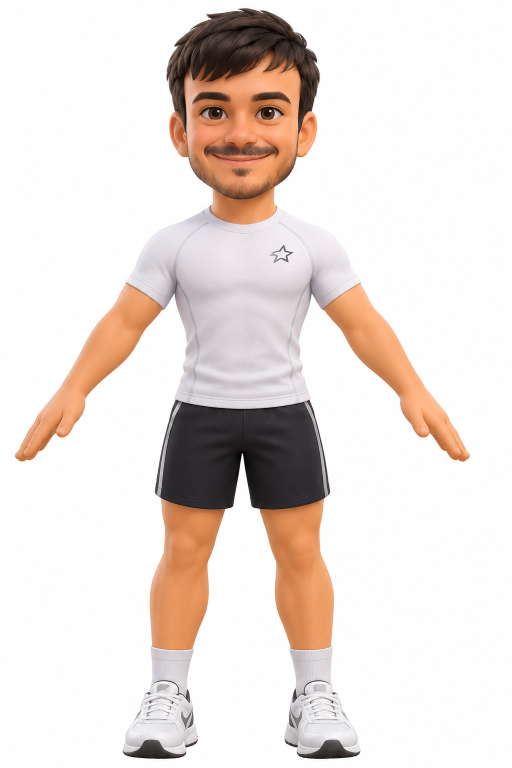
#> input picture personajes/reales/alber/concepto.png, 1024 x 1536 px, found by its file name (shown at 1/2 size)
$ python -i crear_real.py   (imports and definitions only)
#> lines starting #> are read from the running program, lines starting #| are printed output that depends on the picture
"""Modo «Reales»: convierte la foto de una persona en un corredor 3D animado.

Pasos:
  1) python herramientas/crear_real.py concepto <foto.jpg> <id>
     ChatGPT (web, con la sesión del Chrome de Unlock-CA) dibuja a la persona como personaje de dibujos en
     POSE A, de cuerpo entero y fondo liso: la imagen ideal para que Tripo la convierta en 3D y le ponga esqueleto.
     -> personajes/reales/<id>/concepto.png   (la foto se copia a <id>/foto.* y NO se sube: está en .gitignore)
  2) Tripo (cuenta Pro, Chrome del puerto 9222): ver TRIPO más abajo -> personajes/reales/<id>/modelo.glb
  3) python herramientas/crear_real.py registrar <id> --nombre "Nombre" [--color "#hex"] [--lema "..."]
     Lo apunta en personajes/reales/personajes.json, hace el retrato del móvil y graba las frases del narrador.
"""
import argparse
import json
import shutil
import subprocess
import sys
import time
from pathlib import Path

# [1 line not run here, left out]
RAIZ = Path(__file__).resolve().parent.parent
REALES = RAIZ / "personajes" / "reales"
UNLOCK = Path.home() / "Documents" / "MIS PROGRAMAS" / "Unlock" / "Unlock-CA" / "herramientas"

# Lo que se le pide a ChatGPT. Todo lo que ayuda a Tripo a hacer un buen esqueleto: cuerpo entero, pose A,
# brazos y piernas separados del cuerpo, ropa ceñida, pelo que no tape hombros ni brazos, fondo liso, sin objetos.
PROMPT_CONCEPTO = """Convierte a la persona de la foto en un personaje 3D de dibujos animados (estilo película de animación, acabado de juguete de vinilo suave), para un videojuego de carreras.

PARECIDO: tiene que reconocerse que es esta persona: misma forma de cara, color y peinado del pelo, color de piel, cejas, barba o gafas si las tiene. Expresión simpática y con ganas de correr, boca cerrada sonriendo, ojos abiertos mirando al frente.

PROPORCIONES: cabeza algo grande (el cuerpo mide unas 4 cabezas), pero brazos, manos, piernas y pies bien formados y de tamaño normal.

ROPA: equipación deportiva ceñida (camiseta técnica de manga corta, pantalón corto de deporte, calcetines y zapatillas de correr), con los colores que lleve en la foto, SIN logotipos ni marcas. Nada suelto: sin capas, faldas largas, bolsos, mochilas ni accesorios colgando. Si tiene pelo largo, recogido en coleta o moño, que no tape los hombros ni los brazos.

POSE (muy importante): de pie, totalmente de frente, en POSE A: brazos estirados y separados del cuerpo unos 40 grados, palmas hacia abajo y dedos juntos; piernas rectas y un poco separadas (ancho de hombros); pies apoyados mirando al frente. Simétrico. Nada tapa nada: se ven las dos manos, los dos pies y la cabeza enteros.

IMAGEN: un solo personaje, de la cabeza a los pies, centrado y ocupando casi todo el alto, con un poco de margen. Fondo blanco liso, sin suelo, sin sombra, sin texto ni marcos. Luz suave y uniforme. Formato vertical."""

# Instrucciones para Tripo (las sigue Claude en la web de Tripo, studio.tripo3d.ai, o la persona a mano):
TRIPO = """
Comprobado con Alber (16 nov 2026), unos 110 créditos en total:
1. Workspace › Model › HD Model: subir concepto.png › Generate (55). ~3 min, sale con 1,9 M de caras.
2. Rig › Humanoid, esqueleto Mixamo › Auto Rig (20): avisa «Polygon Limit Exceeded» › Retopologize:
   Triangle, Smart Mesh, 20000 › Retopology (35). Luego otra vez Rig › Auto Rig (20).
   (Retopo: elegir Triangle y escribir 20000 en el número; por defecto sale Quad 10000.)
3. Animate › Preset: pulsar cada animación para probarla (gratis). Solo se pueden exportar las probadas:
   idle run fall cheer dance_01 defeat greet_01 hit_to_body_01 jump            (carrera)
   look_around stretch warm_up swagger standing_relax wait fold_arms agree     (gestos al estar parado)
   clap laugh_01 laugh_02 scared_01 frightened afraid angry_01 complain_01 frustrated_01  (reacciones)
4. Export: GLB, Export Skeleton sí, «Number of Animations» › Select All › Export (~6,6 MB).
   («Animation stay in Place» da igual: el juego quita el avance de la cadera.)
   Copiar el .glb de Descargas a personajes/reales/<id>/modelo.glb
El juego busca las animaciones por nombre (js/muneco3d.js, ANIMS).
"""


# [40 lines left out: function concepto, not called in this run]


def retrato(pid):
    """Retrato para el móvil: la cara y el pecho del concepto, en png con fondo transparente."""
#> called with pid = '../personajes/reales/alber/concepto.png'
    from PIL import Image
    im = Image.open(REALES / pid / "concepto.png").convert("RGBA")
    px = im.load()
    for y in range(im.height):              # fondo blanco -> transparente
        for x in range(im.width):
            r, g, b, a = px[x, y]
            if r > 240 and g > 240 and b > 240:
                px[x, y] = (r, g, b, 0)
    caja = im.getchannel("A").getbbox()
#> caja = (29, 16, 940, 1518)
    im = im.crop(caja)
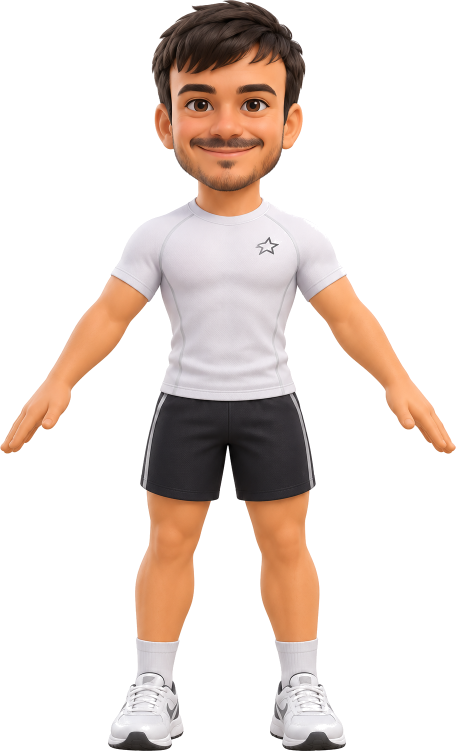
#> im: PIL image 911x1502 RGBA (shown at 1/2 size); mean R, G, B, A 230.1, 219.1, 213.6, 81.6; transparent parts drawn white
    lado = im.width
#> lado = 911
    im = im.crop((0, 0, lado, min(im.height, int(lado * 1.0))))
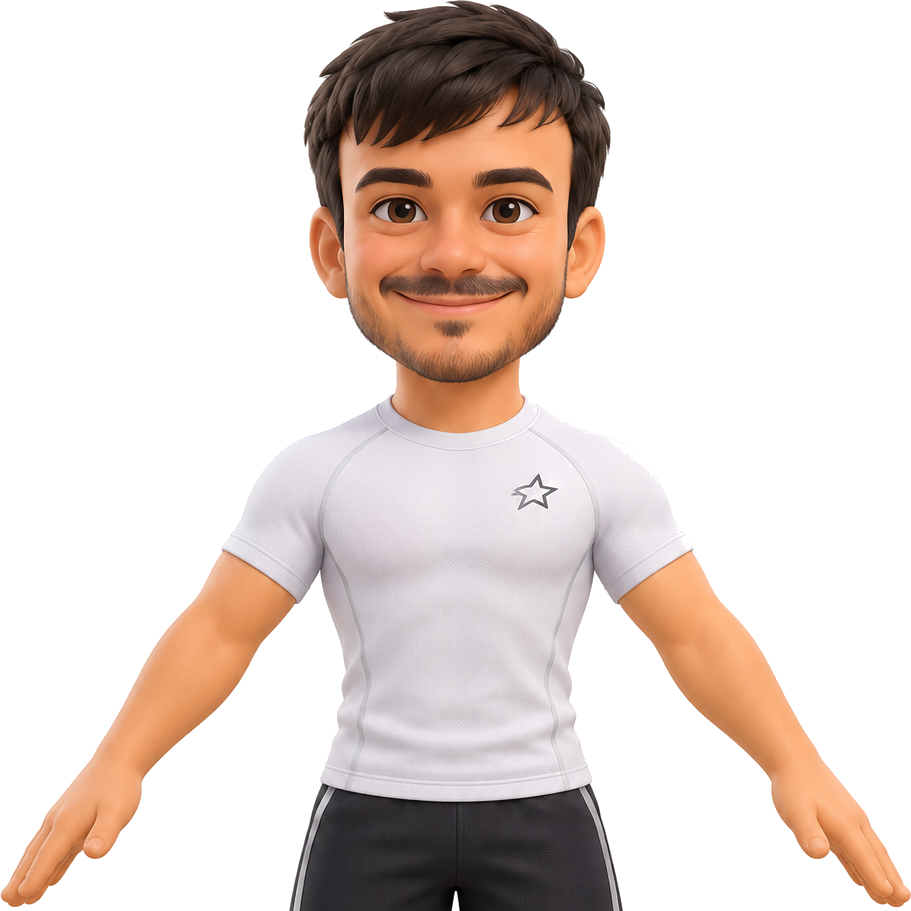
#> im: PIL image 911x911 RGBA; mean R, G, B, A 227, 214.8, 209.3, 94.3; transparent parts drawn white
    im.thumbnail((512, 512))
#> im: PIL image 512x512 RGBA
    im.save(REALES / pid / "retrato.png")


# [29 lines left out: functions registrar, main, not called in this run]


# [2 lines not run here, left out]

>>> result = retrato('../personajes/reales/alber/concepto.png')
